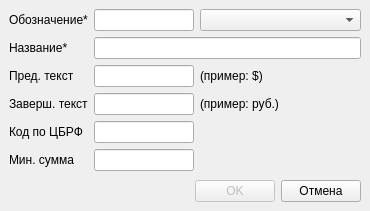
<?xml version="1.0" encoding="UTF-8"?>
<ui version="4.0">
 <class>FormCurrencyCard</class>
 <widget class="QDialog" name="FormCurrencyCard">
  <property name="geometry">
   <rect>
    <x>0</x>
    <y>0</y>
    <width>370</width>
    <height>211</height>
   </rect>
  </property>
  <property name="windowTitle">
   <string>Добавление валюты</string>
  </property>
  <layout class="QGridLayout" name="gridLayout">
   <property name="leftMargin">
    <number>9</number>
   </property>
   <property name="topMargin">
    <number>9</number>
   </property>
   <property name="rightMargin">
    <number>9</number>
   </property>
   <property name="bottomMargin">
    <number>9</number>
   </property>
   <property name="spacing">
    <number>6</number>
   </property>
   <item row="0" column="0">
    <widget class="QLabel" name="label">
     <property name="text">
      <string>Обозначение*</string>
     </property>
    </widget>
   </item>
   <item row="0" column="1">
    <layout class="QHBoxLayout" name="horizontalLayout_2">
     <item>
      <widget class="QLineEdit" name="lineEditCode">
       <property name="sizePolicy">
        <sizepolicy hsizetype="Fixed" vsizetype="Fixed">
         <horstretch>0</horstretch>
         <verstretch>0</verstretch>
        </sizepolicy>
       </property>
       <property name="maximumSize">
        <size>
         <width>100</width>
         <height>16777215</height>
        </size>
       </property>
       <property name="maxLength">
        <number>5</number>
       </property>
      </widget>
     </item>
     <item>
      <widget class="QComboBox" name="comboBoxCurrencies">
       <property name="sizePolicy">
        <sizepolicy hsizetype="Expanding" vsizetype="Fixed">
         <horstretch>0</horstretch>
         <verstretch>0</verstretch>
        </sizepolicy>
       </property>
      </widget>
     </item>
    </layout>
   </item>
   <item row="1" column="0">
    <widget class="QLabel" name="label_2">
     <property name="text">
      <string>Название*</string>
     </property>
    </widget>
   </item>
   <item row="1" column="1">
    <widget class="QLineEdit" name="lineEditName">
     <property name="maxLength">
      <number>100</number>
     </property>
    </widget>
   </item>
   <item row="2" column="0">
    <widget class="QLabel" name="label_3">
     <property name="text">
      <string>Пред. текст</string>
     </property>
    </widget>
   </item>
   <item row="2" column="1">
    <layout class="QHBoxLayout" name="horizontalLayout_3">
     <item>
      <widget class="QLineEdit" name="lineEditFront">
       <property name="maximumSize">
        <size>
         <width>100</width>
         <height>16777215</height>
        </size>
       </property>
       <property name="maxLength">
        <number>5</number>
       </property>
      </widget>
     </item>
     <item>
      <widget class="QLabel" name="label_7">
       <property name="text">
        <string>(пример: $)</string>
       </property>
      </widget>
     </item>
    </layout>
   </item>
   <item row="3" column="0">
    <widget class="QLabel" name="label_4">
     <property name="text">
      <string>Заверш. текст</string>
     </property>
    </widget>
   </item>
   <item row="3" column="1">
    <layout class="QHBoxLayout" name="horizontalLayout_4">
     <item>
      <widget class="QLineEdit" name="lineEditFlank">
       <property name="maximumSize">
        <size>
         <width>100</width>
         <height>16777215</height>
        </size>
       </property>
       <property name="maxLength">
        <number>5</number>
       </property>
      </widget>
     </item>
     <item>
      <widget class="QLabel" name="label_8">
       <property name="text">
        <string>(пример: руб.)</string>
       </property>
      </widget>
     </item>
    </layout>
   </item>
   <item row="4" column="0">
    <widget class="QLabel" name="label_5">
     <property name="text">
      <string>Код по ЦБРФ</string>
     </property>
    </widget>
   </item>
   <item row="4" column="1">
    <widget class="QLineEdit" name="lineEditCodeCBR">
     <property name="maximumSize">
      <size>
       <width>100</width>
       <height>16777215</height>
      </size>
     </property>
     <property name="maxLength">
      <number>10</number>
     </property>
    </widget>
   </item>
   <item row="5" column="0">
    <widget class="QLabel" name="label_6">
     <property name="text">
      <string>Мин. сумма</string>
     </property>
    </widget>
   </item>
   <item row="5" column="1">
    <widget class="QLineEdit" name="lineEditMinSum">
     <property name="maximumSize">
      <size>
       <width>100</width>
       <height>16777215</height>
      </size>
     </property>
     <property name="maxLength">
      <number>10</number>
     </property>
    </widget>
   </item>
   <item row="6" column="1">
    <spacer name="verticalSpacer">
     <property name="orientation">
      <enum>Qt::Vertical</enum>
     </property>
     <property name="sizeHint" stdset="0">
      <size>
       <width>20</width>
       <height>1</height>
      </size>
     </property>
    </spacer>
   </item>
   <item row="7" column="0" colspan="2">
    <layout class="QHBoxLayout" name="horizontalLayout">
     <item>
      <spacer name="horizontalSpacer">
       <property name="orientation">
        <enum>Qt::Horizontal</enum>
       </property>
       <property name="sizeHint" stdset="0">
        <size>
         <width>40</width>
         <height>20</height>
        </size>
       </property>
      </spacer>
     </item>
     <item>
      <widget class="QPushButton" name="pushButtonOK">
       <property name="enabled">
        <bool>false</bool>
       </property>
       <property name="text">
        <string>OK</string>
       </property>
      </widget>
     </item>
     <item>
      <widget class="QPushButton" name="pushButtonCancel">
       <property name="text">
        <string>Отмена</string>
       </property>
      </widget>
     </item>
    </layout>
   </item>
  </layout>
 </widget>
 <resources/>
 <connections/>
</ui>
